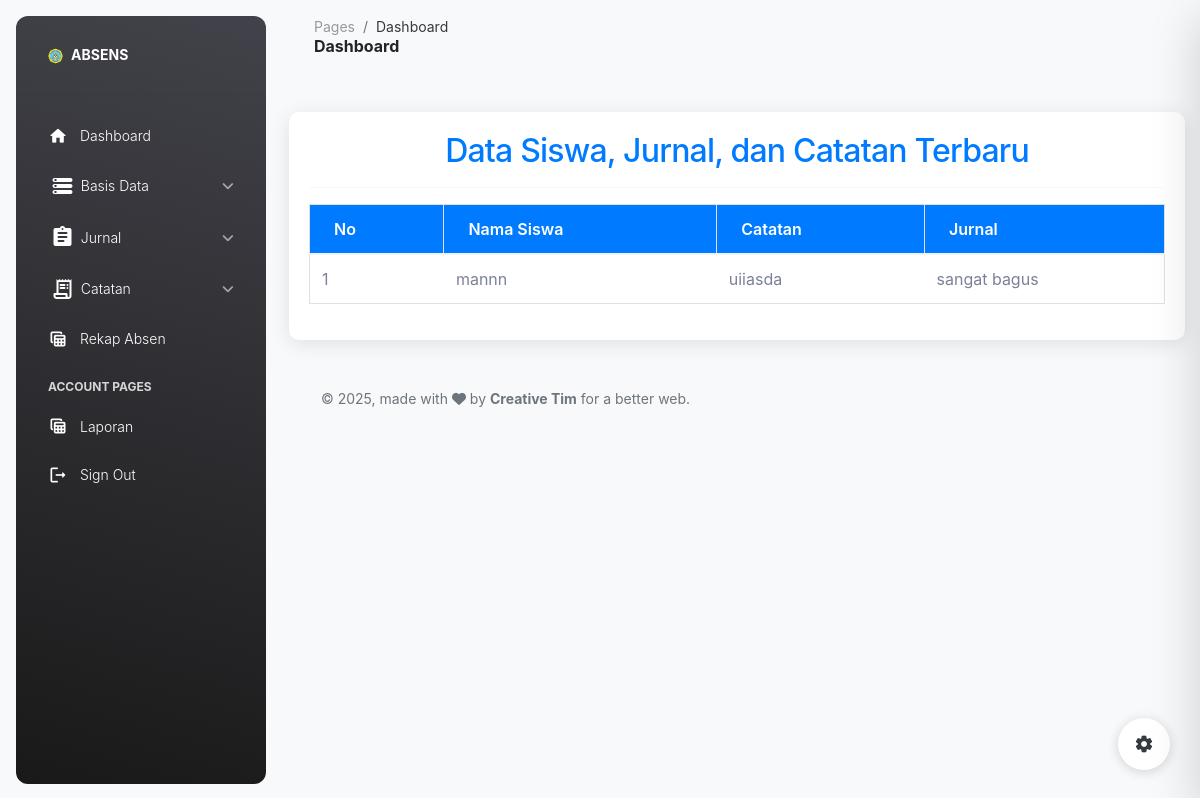
Screenshot of /index.php?page=catatan (signed in) with the database file from the repository.
### tables this page shows
CREATE TABLE `jurnal` (
  `id_jurnal` int NOT NULL,
  `tanggal` date NOT NULL,
  `keterangan` text NOT NULL,
  `id_siswa` int NOT NULL
);

CREATE TABLE `siswa` (
  `id_siswa` int NOT NULL,
  `nisn` varchar(20) NOT NULL,
  `nama_siswa` varchar(50) NOT NULL,
  `kelas` varchar(10) NOT NULL,
  `pro_keahlian` varchar(100) NOT NULL,
  `ttl` varchar(100) NOT NULL,
  `id_sekolah` int NOT NULL,
  `id_perusahaan` int NOT NULL,
  `tanggal_mulai` date NOT NULL,
  `tanggal_selesai` date NOT NULL,
  `id_pembimbing` int NOT NULL,
  `username` varchar(20) NOT NULL,
  `password` varchar(20) NOT NULL,
  `no_wa` varchar(20) NOT NULL
);

### pages/catatan/catatan.php (the view, shortened to what this page needs)
<?php
include('koneksi.php');
?>
<!DOCTYPE html>
<html>
<head>
    <link rel="stylesheet" href="https://stackpath.bootstrapcdn.com/bootstrap/4.1.3/css/bootstrap.min.css">
</head>
<body>
    <div class="container">
        <h2 class="text-center text-primary">Data Siswa, Jurnal, dan Catatan Terbaru</h2>
        <hr>
        <table class="table table-bordered table-hover">
            <thead>
                <tr>
                    <th>No</th>
                    <th>Nama Siswa</th>
                    <th>Catatan</th>
                    <th>Jurnal</th>
                </tr>
            </thead>
            <tbody>
                <?php
                $sql = "
                    SELECT
                        siswa.id_siswa,
                        siswa.nama_siswa,
                        jurnal.id_jurnal,
                        jurnal.keterangan AS keterangan_jurnal,
                        c.catatan
                    FROM siswa
                    LEFT JOIN (
                        SELECT * FROM jurnal
                        WHERE id_jurnal IN (
                            SELECT MAX(id_jurnal) FROM jurnal GROUP BY id_siswa
                        )
                    ) AS jurnal ON siswa.id_siswa = jurnal.id_siswa
                    LEFT JOIN (
                        SELECT id_jurnal, catatan
                        FROM catatan
                        WHERE id_catatan IN (
                            SELECT MAX(id_catatan) FROM catatan GROUP BY id_jurnal
                        )
                    ) AS c ON jurnal.id_jurnal = c.id_jurnal
                    ORDER BY siswa.nama_siswa ASC
                ";
                $result = mysqli_query($coneksi, $sql) or die(mysqli_error($coneksi));
                if (mysqli_num_rows($result) > 0) {
                    $no = 1;
                    while ($row = mysqli_fetch_assoc($result)) {
                        $id_jurnal = $row['id_jurnal'] ?? 0;
                        $catatan = !empty($row['catatan']) ? $row['catatan'] : '-';
                        $keterangan = !empty($row['keterangan_jurnal']) ? $row['keterangan_jurnal'] : 'Tidak ada jurnal';
                        echo '<tr class="clickable-row" data-href="index.php?page=tambahcatatan&id_jurnal='.$id_jurnal.'">';
                        echo '<td>'.$no.'</td>';
                        echo '<td>'.htmlspecialchars($row['nama_siswa']).'</td>';
                        echo '<td>'.htmlspecialchars($catatan).'</td>';
                        echo '<td>'.htmlspecialchars($keterangan).'</td>';
                        echo '</tr>';
                        $no++;
                    }
                } else {
                    echo '<tr><td colspan="4" class="text-center">Tidak ada data ditemukan.</td></tr>';
                }
                ?>
            </tbody>
        </table>
    </div>
</body>
</html>

### pages/catatan/catatan.php (style rules this page uses)
.clickable-row { cursor: pointer; }
.container { margin-top: 20px; background-color: #fff; border-radius: 10px; padding: 20px; box-shadow: 0 4px 20px rgba(0,0,0,0.1); }
.table thead th { background-color: #007bff; color: white; }

### rows the page displays
jurnal: id_siswa.nama_siswa "mannn", catatan "uiiasda", keterangan "sangat bagus"
